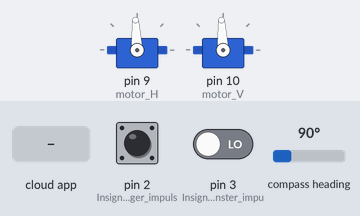
Recording of a sketch running on a simulated Arduino Uno, built with avr-gcc and run on an emulated ATmega328P. On the bench: 2 × servo. The test bench sets the inputs (shaded band); at power-on: pin 2 (Insignal_för_höger_impuls) LOW, pin 3 (Insignal_för_vänster_impu) LOW, compass heading 90°. The ROS host is connected and sends only what is stated.

Above: at 1.2 s.
1.3 s: the phone or cloud app sets motor_H to -100
At 1.8 s:
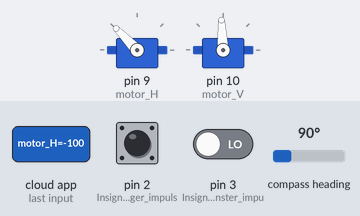
2.8 s: the phone or cloud app sets motor_V to -100
At 4.0 s:
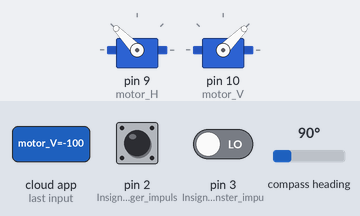
4.3 s: the phone or cloud app sets motor_H to 0
At 5.4 s:
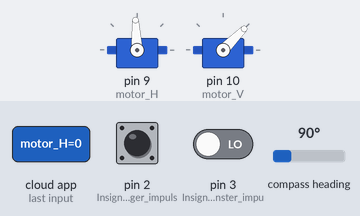
5.8 s: the phone or cloud app sets motor_V to 100
At 6.5 s:
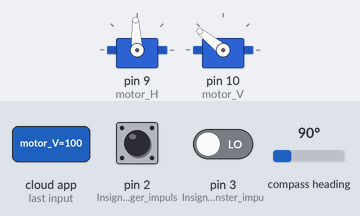
7.3 s: the phone or cloud app sets motor_H to 100
At 7.6 s:
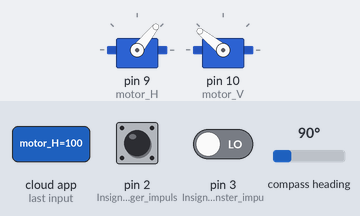
8.8 s: the phone or cloud app sets motor_V to 0
At 10.0 s:
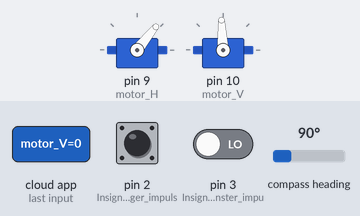
Timing chart, 0 to 11.3 s (numbered marks = the images above; inputs shaded):
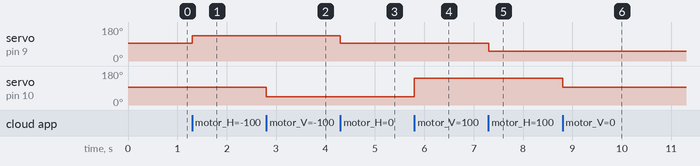

The sketch:

Arduino_UNO_V3.2.ino
```cpp
#include <Servo.h>
#include <ros.h>
#include <ArduinoHardware.h>
#include <std_msgs/Float64.h>
//#include <IRremote.h>
#include <Wire.h>
#include <Adafruit_Sensor.h>
#include <Adafruit_HMC5883_U.h>
ros::NodeHandle  nh;

Adafruit_HMC5883_Unified mag = Adafruit_HMC5883_Unified(12345);

std_msgs::Float64 str_msg;
double V = 0, H = 0;
Servo motor_H, motor_V;        // Definierar "servon"

ros::Publisher chatter("chatter", &str_msg);

void servo_cb1( const std_msgs::Float64& cmd_msg1)            // Styrning av höger motor
{
  H = map(cmd_msg1.data, -100, 100, -495, 495);             // Mappar om insignalen (+-100) till det önskade intervallet (+-495) [map(value, fromLow, fromHigh, toLow, toHigh)]
  motor_H.writeMicroseconds(1500 - H*(0.87));                      // set servo pwm width
}

void servo_cb2( const std_msgs::Float64& cmd_msg2)            // Styrning av vänster motor
{
  V = map(cmd_msg2.data, -100, 100, -495, 495);             // Mappar om insignalen
  motor_V.writeMicroseconds(1500 + V);                      // set servo pwm width
}

void servo_cb3( const std_msgs::Float64& cmd_msg3)            // Stoppsignal
{
  if (cmd_msg3.data)
  {
    motor_H.writeMicroseconds(1500);                        // Stoppar båda motorerna då en 1:a skickas
    motor_V.writeMicroseconds(1500);
  }
}

ros::Subscriber<std_msgs::Float64> sub1("motor_H", servo_cb1);  // Subscribe till styrning av höger motor
ros::Subscriber<std_msgs::Float64> sub2("motor_V", servo_cb2);  // Subscribe till styrning av vänster motor
ros::Subscriber<std_msgs::Float64> sub3("stop", servo_cb3);     // Subscribe till STOP

std_msgs::Float64 spdH_msg;
std_msgs::Float64 spdV_msg;
ros::Publisher pub_spdH("speedH", &spdH_msg);
ros::Publisher pub_spdV("speedV", &spdV_msg);

std_msgs::Float64 heading_msg;
ros::Publisher pub_heading("heading", &heading_msg);

float fram = 16736925;      // Pilknapp framåt
float ok = 16712445;        // Mittenknapp
float forts = 4294967295;   // Vid nedtryckt knapp
volatile int countH = 0;    // Räknar antal pulser på höger sida
volatile int countV = 0;    // Räknar antal pulser på vänster sida
float heading = 0;          // Riktning


//IRrecv irrecv(11);    // Tar emot IR-signaler på pin 11
//decode_results results;

void setup()
{
  mag.begin();           // Startar kompassen
  nh.initNode();

  nh.subscribe(sub1);
  nh.subscribe(sub2);
  nh.subscribe(sub3);

  nh.advertise(pub_spdH);
  nh.advertise(pub_spdV);
  nh.advertise(pub_heading);

  //irrecv.enableIRIn();  // Startar IR-mottagaren

  motor_H.attach(9);    // Ansluter höger motor på pin 9
  motor_V.attach(10);   // Ansluter vänster motor på pin 10

  motor_H.writeMicroseconds(1500);    // Ser till att båda motorer står still innan de får signal
  motor_V.writeMicroseconds(1500);

  pinMode(2, INPUT);  // Insignal för höger impulsgivare
  pinMode(3, INPUT);  // Insignal för vänster impulsgivare
  attachInterrupt(digitalPinToInterrupt(2), right, RISING); // Skapar interrupt för räkna antal pulser
  attachInterrupt(digitalPinToInterrupt(3), left, RISING);

}
long publisher_timer = 0;

void loop()
{
  sensors_event_t event;
  mag.getEvent(&event);
  if (millis() > publisher_timer) {
    // steg 1: kontrollera antal pulser sen senast och konvertera till vinkelhastighet (rad/s)

    spdH_msg.data = countH;
    //(365*2*PI);   // 365 pulser/varv => antal varv, ett varv = 2PI rad => rad
    spdV_msg.data = countV;
    //(365 * 2 * PI);

    // steg 2: publicera vinkelhastigheten
    pub_spdH.publish(&spdH_msg);
    pub_spdV.publish(&spdV_msg);

    // hämta kompassriktning
    sensors_event_t event;
    mag.getEvent(&event);

    // beräkna riktning
    heading = atan2(event.magnetic.y, event.magnetic.x);

    float declinationAngle = 0.0567;  // Korrigerar för avvikelse mellan magnetfältet och norr
    heading += declinationAngle;

    if (heading < 0)    // Korrigera tecken
      heading += 2 * PI;

    if (heading > 2 * PI) // Kontrollera så att vinkeln inte blivit för stor efter korrigering
      heading -= 2 * PI;

    heading_msg.data = heading * 180 / M_PI; // Gör om från radianer till grader

    // publicera riktning
    pub_heading.publish(&heading_msg);

    countH = 0;   // Nollställer räknare
    countV = 0;
    publisher_timer = millis() + 1000; // Publisera en gång per sekund
  }

  nh.spinOnce();

  /*if (irrecv.decode(&results))  // När det kommer en IR-signal
    {
    if (results.value == ok)    // Nödstopp när man trycker på mittenknappen, nollställs genom att trycka pil upp.
    {
      while (results.value != fram)
      {
        motor_H.writeMicroseconds(1500);    // Stannar båda motorerna
        motor_V.writeMicroseconds(1500);

        irrecv.resume();                    // Förbereder för att ta emot nästa värde
        delay(100);                         // Paus 100ms för att hinna starta om IR
        irrecv.decode(&results);            // Tar emot nästa värde
      }
      irrecv.resume();                      // Tar emot nästa värde
    }
    }*/
}

void right() {        // Ökar räknaren för höger sida med ett för varje puls
  countH = ++countH;
}
void left() {         // Ökar räknaren för vänster sida med ett för varje puls
  countV = ++countV;
}
```

Measured:
- after the input at 1.3 s, servo on pin 9 (motor_H): 93° → 134° at once
- after the input at 2.8 s, servo on pin 10 (motor_V): 93° → 45° at once
- after the input at 4.3 s, servo on pin 9 (motor_H): 134° → 93° at once
- after the input at 5.8 s, servo on pin 10 (motor_V): 45° → 141° at once
- after the input at 7.3 s, servo on pin 9 (motor_H): 93° → 51° at once
- after the input at 8.8 s, servo on pin 10 (motor_V): 141° → 93° at once
